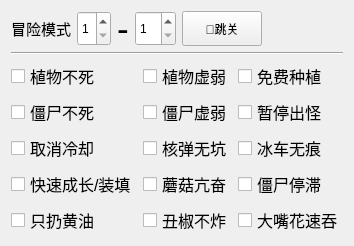
      <widget class="QWidget" name="tab_2">
       <attribute name="title">
        <string>辅助功能</string>
       </attribute>
       <layout class="QGridLayout" name="gridLayout_6">
        <item row="0" column="0">
         <layout class="QHBoxLayout" name="horizontalLayout">
          <item>
           <widget class="QLabel" name="label_11">
            <property name="minimumSize">
             <size>
              <width>0</width>
              <height>35</height>
             </size>
            </property>
            <property name="font">
             <font>
              <family>Arial</family>
              <pointsize>11</pointsize>
              <weight>50</weight>
              <bold>false</bold>
             </font>
            </property>
            <property name="text">
             <string>冒险模式</string>
            </property>
           </widget>
          </item>
          <item>
           <widget class="QSpinBox" name="spinBox">
            <property name="sizePolicy">
             <sizepolicy hsizetype="Fixed" vsizetype="Fixed">
              <horstretch>0</horstretch>
              <verstretch>0</verstretch>
             </sizepolicy>
            </property>
            <property name="minimumSize">
             <size>
              <width>0</width>
              <height>35</height>
             </size>
            </property>
            <property name="minimum">
             <number>1</number>
            </property>
            <property name="maximum">
             <number>5</number>
            </property>
           </widget>
          </item>
          <item>
           <widget class="QLabel" name="label_10">
            <property name="sizePolicy">
             <sizepolicy hsizetype="Fixed" vsizetype="Preferred">
              <horstretch>0</horstretch>
              <verstretch>0</verstretch>
             </sizepolicy>
            </property>
            <property name="minimumSize">
             <size>
              <width>0</width>
              <height>35</height>
             </size>
            </property>
            <property name="font">
             <font>
              <family>Arial</family>
              <pointsize>26</pointsize>
              <weight>50</weight>
              <bold>false</bold>
             </font>
            </property>
            <property name="text">
             <string>-</string>
            </property>
            <property name="alignment">
             <set>Qt::AlignCenter</set>
            </property>
            <property name="margin">
             <number>0</number>
            </property>
            <property name="indent">
             <number>-1</number>
            </property>
           </widget>
          </item>
          <item>
           <widget class="QSpinBox" name="spinBox_2">
            <property name="sizePolicy">
             <sizepolicy hsizetype="Fixed" vsizetype="Fixed">
              <horstretch>0</horstretch>
              <verstretch>0</verstretch>
             </sizepolicy>
            </property>
            <property name="minimumSize">
             <size>
              <width>0</width>
              <height>35</height>
             </size>
            </property>
            <property name="minimum">
             <number>1</number>
            </property>
            <property name="maximum">
             <number>10</number>
            </property>
           </widget>
          </item>
          <item>
           <widget class="QPushButton" name="pushButton_8">
            <property name="sizePolicy">
             <sizepolicy hsizetype="Fixed" vsizetype="Fixed">
              <horstretch>0</horstretch>
              <verstretch>0</verstretch>
             </sizepolicy>
            </property>
            <property name="minimumSize">
             <size>
              <width>0</width>
              <height>35</height>
             </size>
            </property>
            <property name="text">
             <string>🎏跳关</string>
            </property>
           </widget>
          </item>
          <item>
           <spacer name="horizontalSpacer_4">
            <property name="orientation">
             <enum>Qt::Horizontal</enum>
            </property>
            <property name="sizeHint" stdset="0">
             <size>
              <width>40</width>
              <height>20</height>
             </size>
            </property>
           </spacer>
          </item>
         </layout>
        </item>
        <item row="1" column="0">
         <widget class="Line" name="line_2">
          <property name="orientation">
           <enum>Qt::Horizontal</enum>
          </property>
         </widget>
        </item>
        <item row="2" column="0">
         <layout class="QGridLayout" name="gridLayout">
          <item row="2" column="2">
           <widget class="QCheckBox" name="checkBox_15">
            <property name="sizePolicy">
             <sizepolicy hsizetype="Minimum" vsizetype="Expanding">
              <horstretch>0</horstretch>
              <verstretch>0</verstretch>
             </sizepolicy>
            </property>
            <property name="font">
             <font>
              <family>Arial</family>
              <pointsize>12</pointsize>
              <weight>50</weight>
              <bold>false</bold>
             </font>
            </property>
            <property name="text">
             <string>冰车无痕</string>
            </property>
           </widget>
          </item>
          <item row="3" column="2">
           <widget class="QCheckBox" name="checkBox_27">
            <property name="sizePolicy">
             <sizepolicy hsizetype="Minimum" vsizetype="Expanding">
              <horstretch>0</horstretch>
              <verstretch>0</verstretch>
             </sizepolicy>
            </property>
            <property name="font">
             <font>
              <family>Arial</family>
              <pointsize>12</pointsize>
             </font>
            </property>
            <property name="text">
             <string>僵尸停滞</string>
            </property>
           </widget>
          </item>
          <item row="3" column="0">
           <widget class="QCheckBox" name="checkBox_25">
            <property name="sizePolicy">
             <sizepolicy hsizetype="Minimum" vsizetype="Expanding">
              <horstretch>0</horstretch>
              <verstretch>0</verstretch>
             </sizepolicy>
            </property>
            <property name="font">
             <font>
              <family>Arial</family>
              <pointsize>12</pointsize>
             </font>
            </property>
            <property name="toolTip">
             <string>使土豆雷、阳光菇快速长大；玉米加农炮快速装填</string>
            </property>
            <property name="text">
             <string>快速成长/装填</string>
            </property>
           </widget>
          </item>
          <item row="1" column="0">
           <widget class="QCheckBox" name="checkBox_19">
            <property name="sizePolicy">
             <sizepolicy hsizetype="Minimum" vsizetype="Expanding">
              <horstretch>0</horstretch>
              <verstretch>0</verstretch>
             </sizepolicy>
            </property>
            <property name="font">
             <font>
              <family>Arial</family>
              <pointsize>12</pointsize>
              <weight>50</weight>
              <bold>false</bold>
             </font>
            </property>
            <property name="text">
             <string>僵尸不死</string>
            </property>
           </widget>
          </item>
          <item row="4" column="0">
           <widget class="QCheckBox" name="checkBox_28">
            <property name="sizePolicy">
             <sizepolicy hsizetype="Minimum" vsizetype="Expanding">
              <horstretch>0</horstretch>
              <verstretch>0</verstretch>
             </sizepolicy>
            </property>
            <property name="font">
             <font>
              <family>Arial</family>
              <pointsize>12</pointsize>
             </font>
            </property>
            <property name="toolTip">
             <string>黄油投手，你值得拥有</string>
            </property>
            <property name="text">
             <string>只扔黄油</string>
            </property>
           </widget>
          </item>
          <item row="2" column="1">
           <widget class="QCheckBox" name="checkBox_14">
            <property name="sizePolicy">
             <sizepolicy hsizetype="Minimum" vsizetype="Expanding">
              <horstretch>0</horstretch>
              <verstretch>0</verstretch>
             </sizepolicy>
            </property>
            <property name="font">
             <font>
              <family>Arial</family>
              <pointsize>12</pointsize>
              <weight>50</weight>
              <bold>false</bold>
             </font>
            </property>
            <property name="text">
             <string>核弹无坑</string>
            </property>
           </widget>
          </item>
          <item row="0" column="1">
           <widget class="QCheckBox" name="checkBox_16">
            <property name="sizePolicy">
             <sizepolicy hsizetype="Minimum" vsizetype="Expanding">
              <horstretch>0</horstretch>
              <verstretch>0</verstretch>
             </sizepolicy>
            </property>
            <property name="font">
             <font>
              <family>Arial</family>
              <pointsize>12</pointsize>
              <weight>50</weight>
              <bold>false</bold>
             </font>
            </property>
            <property name="text">
             <string>植物虚弱</string>
            </property>
           </widget>
          </item>
          <item row="4" column="2">
           <widget class="QCheckBox" name="checkBox_23">
            <property name="sizePolicy">
             <sizepolicy hsizetype="Minimum" vsizetype="Expanding">
              <horstretch>0</horstretch>
              <verstretch>0</verstretch>
             </sizepolicy>
            </property>
            <property name="font">
             <font>
              <family>Arial</family>
              <pointsize>12</pointsize>
              <weight>50</weight>
              <bold>false</bold>
             </font>
            </property>
            <property name="text">
             <string>大嘴花速吞</string>
            </property>
           </widget>
          </item>
          <item row="1" column="1">
           <widget class="QCheckBox" name="checkBox_20">
            <property name="sizePolicy">
             <sizepolicy hsizetype="Minimum" vsizetype="Expanding">
              <horstretch>0</horstretch>
              <verstretch>0</verstretch>
             </sizepolicy>
            </property>
            <property name="font">
             <font>
              <family>Arial</family>
              <pointsize>12</pointsize>
              <weight>50</weight>
              <bold>false</bold>
             </font>
            </property>
            <property name="text">
             <string>僵尸虚弱</string>
            </property>
           </widget>
          </item>
          <item row="3" column="1">
           <widget class="QCheckBox" name="checkBox_18">
            <property name="sizePolicy">
             <sizepolicy hsizetype="Minimum" vsizetype="Expanding">
              <horstretch>0</horstretch>
              <verstretch>0</verstretch>
             </sizepolicy>
            </property>
            <property name="font">
             <font>
              <family>Arial</family>
              <pointsize>12</pointsize>
              <weight>50</weight>
              <bold>false</bold>
             </font>
            </property>
            <property name="toolTip">
             <string>蘑菇白天不睡觉</string>
            </property>
            <property name="text">
             <string>蘑菇亢奋</string>
            </property>
           </widget>
          </item>
          <item row="2" column="0">
           <widget class="QCheckBox" name="checkBox_2">
            <property name="sizePolicy">
             <sizepolicy hsizetype="Minimum" vsizetype="Expanding">
              <horstretch>0</horstretch>
              <verstretch>0</verstretch>
             </sizepolicy>
            </property>
            <property name="font">
             <font>
              <family>Arial</family>
              <pointsize>12</pointsize>
              <weight>50</weight>
              <bold>false</bold>
             </font>
            </property>
            <property name="text">
             <string>取消冷却</string>
            </property>
           </widget>
          </item>
          <item row="1" column="2">
           <widget class="QCheckBox" name="checkBox_24">
            <property name="sizePolicy">
             <sizepolicy hsizetype="Minimum" vsizetype="Expanding">
              <horstretch>0</horstretch>
              <verstretch>0</verstretch>
             </sizepolicy>
            </property>
            <property name="font">
             <font>
              <family>Arial</family>
              <pointsize>12</pointsize>
             </font>
            </property>
            <property name="text">
             <string>暂停出怪</string>
            </property>
           </widget>
          </item>
          <item row="0" column="0">
           <widget class="QCheckBox" name="checkBox_13">
            <property name="sizePolicy">
             <sizepolicy hsizetype="Minimum" vsizetype="Expanding">
              <horstretch>0</horstretch>
              <verstretch>0</verstretch>
             </sizepolicy>
            </property>
            <property name="font">
             <font>
              <family>Arial</family>
              <pointsize>12</pointsize>
              <weight>50</weight>
              <bold>false</bold>
             </font>
            </property>
            <property name="whatsThis">
             <string/>
            </property>
            <property name="text">
             <string>植物不死</string>
            </property>
           </widget>
          </item>
          <item row="4" column="1">
           <widget class="QCheckBox" name="checkBox_26">
            <property name="sizePolicy">
             <sizepolicy hsizetype="Minimum" vsizetype="Expanding">
              <horstretch>0</horstretch>
              <verstretch>0</verstretch>
             </sizepolicy>
            </property>
            <property name="font">
             <font>
              <family>Arial</family>
              <pointsize>12</pointsize>
             </font>
            </property>
            <property name="toolTip">
             <string>小丑僵尸、火爆辣椒僵尸不爆炸</string>
            </property>
            <property name="text">
             <string>丑椒不炸</string>
            </property>
           </widget>
          </item>
          <item row="0" column="2">
           <widget class="QCheckBox" name="checkBox_29">
            <property name="sizePolicy">
             <sizepolicy hsizetype="Minimum" vsizetype="Expanding">
              <horstretch>0</horstretch>
              <verstretch>0</verstretch>
             </sizepolicy>
            </property>
            <property name="font">
             <font>
              <family>Arial</family>
              <pointsize>12</pointsize>
             </font>
            </property>
            <property name="toolTip">
             <string/>
            </property>
            <property name="text">
             <string>免费种植</string>
            </property>
           </widget>
          </item>
         </layout>
        </item>
       </layout>
      </widget>
